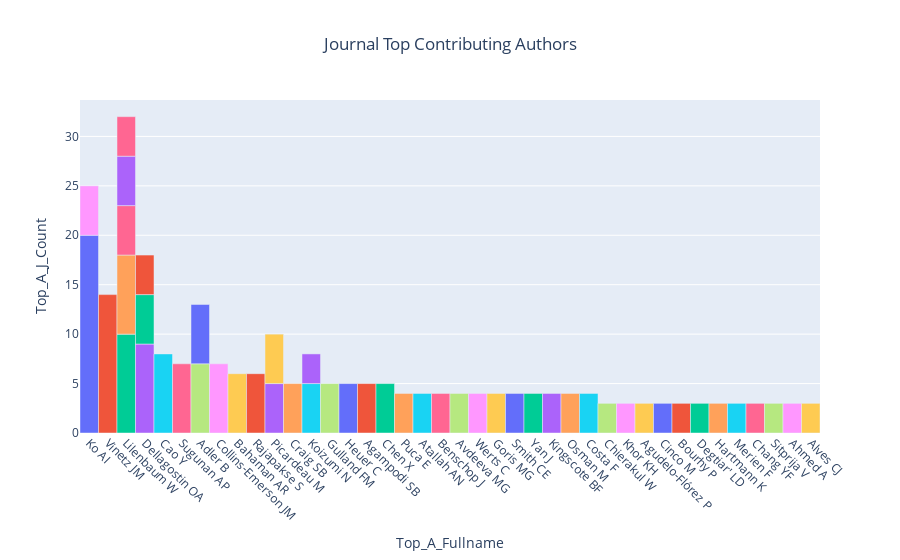

The cell this chart's notebook holds for it:
### Code cell
lep_author_data['A_Fullname'] = lep_author_data['AuthorLastname'] + ' ' + lep_author_data['AuthorInitials']

lep_id_jou = lep_article_data[['PMID', 'Journal']]
lep_id_auth = lep_author_data[['PMID', 'A_Fullname']]

lep_id_merge = pd.merge(lep_id_jou, lep_id_auth, on = 'PMID', how = 'outer')

lep_id_sum = lep_id_merge.groupby(['Journal', 'A_Fullname']).size().reset_index(name = 'A_Count')

lep_id_desc = lep_id_sum.sort_values(by = 'A_Count',
                                        ascending = False,
                                        ignore_index = True)

lep_auth_max = lep_id_sum.groupby('Journal')['A_Count'].idxmax()

lep_id_ath_max = lep_id_sum.loc[lep_auth_max]

lep_id_ath_max.columns = ['Journal', 'Top_A_Fullname', 'Top_A_J_Count']

lep_top_desc = lep_id_ath_max.sort_values(by = 'Top_A_J_Count',
                                            ascending = False,
                                            ignore_index = True)

lep_td_top50 = lep_top_desc.iloc[:50,:]

ipd.display(lep_td_top50)

lep_td_top50_bar = px.bar(lep_td_top50,
                    x = 'Top_A_Fullname',
                    y = 'Top_A_J_Count',
                    color = 'Journal',
                    title = 'Journal Top Contributing Authors')
lep_td_top50_bar.update_layout(showlegend = False,
                              title_x = 0.5)
lep_td_top50_bar.update_traces(width=1)
lep_td_top50_bar.update_xaxes(tickangle=45)
lep_td_top50_bar.show()

### Figure 1 — Plotly figure (JSON) as saved in the notebook; plotly's stock layout.template omitted (floating-point values rounded to 4 significant figures)
{"data": [{"alignmentgroup": "True", "hovertemplate": "Journal=PLoS neglected tropical diseases<br>Top_A_Fullname=%{x}<br>Top_A_J_Count=%{y}<extra></extra>", "legendgroup": "PLoS neglected tropical diseases", "marker": {"color": "#636efa", "pattern": {"shape": ""}}, "name": "PLoS neglected tropical diseases", "offsetgroup": "PLoS neglected tropical diseases", "orientation": "v", "showlegend": true, "textposition": "auto", "type": "bar", "width": 1, "x": ["Ko AI"], "xaxis": "x", "y": [20], "yaxis": "y"}, {"alignmentgroup": "True", "hovertemplate": "Journal=The American journal of tropical medicine and hygiene<br>Top_A_Fullname=%{x}<br>Top_A_J_Count=%{y}<extra></extra>", "legendgroup": "The American journal of tropical medicine and hygiene", "marker": {"color": "#EF553B", "pattern": {"shape": ""}}, "name": "The American journal of tropical medicine and hygiene", "offsetgroup": "The American journal of tropical medicine and hygiene", "orientation": "v", "showlegend": true, "textposition": "auto", "type": "bar", "width": 1, "x": ["Vinetz JM"], "xaxis": "x", "y": [14], "yaxis": "y"}, {"alignmentgroup": "True", "hovertemplate": "Journal=Tropical animal health and production<br>Top_A_Fullname=%{x}<br>Top_A_J_Count=%{y}<extra></extra>", "legendgroup": "Tropical animal health and production", "marker": {"color": "#00cc96", "pattern": {"shape": ""}}, "name": "Tropical animal health and production", "offsetgroup": "Tropical animal health and production", "orientation": "v", "showlegend": true, "textposition": "auto", "type": "bar", "width": 1, "x": ["Lilenbaum W"], "xaxis": "x", "y": [10], "yaxis": "y"}, {"alignmentgroup": "True", "hovertemplate": "Journal=Vaccine<br>Top_A_Fullname=%{x}<br>Top_A_J_Count=%{y}<extra></extra>", "legendgroup": "Vaccine", "marker": {"color": "#ab63fa", "pattern": {"shape": ""}}, "name": "Vaccine", "offsetgroup": "Vaccine", "orientation": "v", "showlegend": true, "textposition": "auto", "type": "bar", "width": 1, "x": ["Dellagostin OA"], "xaxis": "x", "y": [9], "yaxis": "y"}, {"alignmentgroup": "True", "hovertemplate": "Journal=Research in veterinary science<br>Top_A_Fullname=%{x}<br>Top_A_J_Count=%{y}<extra></extra>", "legendgroup": "Research in veterinary science", "marker": {"color": "#FFA15A", "pattern": {"shape": ""}}, "name": "Research in veterinary science", "offsetgroup": "Research in veterinary science", "orientation": "v", "showlegend": true, "textposition": "auto", "type": "bar", "width": 1, "x": ["Lilenbaum W"], "xaxis": "x", "y": [8], "yaxis": "y"}, {"alignmentgroup": "True", "hovertemplate": "Journal=Microbial pathogenesis<br>Top_A_Fullname=%{x}<br>Top_A_J_Count=%{y}<extra></extra>", "legendgroup": "Microbial pathogenesis", "marker": {"color": "#19d3f3", "pattern": {"shape": ""}}, "name": "Microbial pathogenesis", "offsetgroup": "Microbial pathogenesis", "orientation": "v", "showlegend": true, "textposition": "auto", "type": "bar", "width": 1, "x": ["Cao Y"], "xaxis": "x", "y": [8], "yaxis": "y"}, {"alignmentgroup": "True", "hovertemplate": "Journal=The Indian journal of medical research<br>Top_A_Fullname=%{x}<br>Top_A_J_Count=%{y}<extra></extra>", "legendgroup": "The Indian journal of medical research", "marker": {"color": "#FF6692", "pattern": {"shape": ""}}, "name": "The Indian journal of medical research", "offsetgroup": "The Indian journal of medical research", "orientation": "v", "showlegend": true, "textposition": "auto", "type": "bar", "width": 1, "x": ["Sugunan AP"], "xaxis": "x", "y": [7], "yaxis": "y"}, {"alignmentgroup": "True", "hovertemplate": "Journal=Infection and immunity<br>Top_A_Fullname=%{x}<br>Top_A_J_Count=%{y}<extra></extra>", "legendgroup": "Infection and immunity", "marker": {"color": "#B6E880", "pattern": {"shape": ""}}, "name": "Infection and immunity", "offsetgroup": "Infection and immunity", "orientation": "v", "showlegend": true, "textposition": "auto", "type": "bar", "width": 1, "x": ["Adler B"], "xaxis": "x", "y": [7], "yaxis": "y"}, {"alignmentgroup": "True", "hovertemplate": "Journal=New Zealand veterinary journal<br>Top_A_Fullname=%{x}<br>Top_A_J_Count=%{y}<extra></extra>", "legendgroup": "New Zealand veterinary journal", "marker": {"color": "#FF97FF", "pattern": {"shape": ""}}, "name": "New Zealand veterinary journal", "offsetgroup": "New Zealand veterinary journal", "orientation": "v", "showlegend": true, "textposition": "auto", "type": "bar", "width": 1, "x": ["Collins-Emerson JM"], "xaxis": "x", "y": [7], "yaxis": "y"}, {"alignmentgroup": "True", "hovertemplate": "Journal=Tropical biomedicine<br>Top_A_Fullname=%{x}<br>Top_A_J_Count=%{y}<extra></extra>", "legendgroup": "Tropical biomedicine", "marker": {"color": "#FECB52", "pattern": {"shape": ""}}, "name": "Tropical biomedicine", "offsetgroup": "Tropical biomedicine", "orientation": "v", "showlegend": true, "textposition": "auto", "type": "bar", "width": 1, "x": ["Bahaman AR"], "xaxis": "x", "y": [6], "yaxis": "y"}, {"alignmentgroup": "True", "hovertemplate": "Journal=Veterinary microbiology<br>Top_A_Fullname=%{x}<br>Top_A_J_Count=%{y}<extra></extra>", "legendgroup": "Veterinary microbiology", "marker": {"color": "#636efa", "pattern": {"shape": ""}}, "name": "Veterinary microbiology", "offsetgroup": "Veterinary microbiology", "orientation": "v", "showlegend": true, "textposition": "auto", "type": "bar", "width": 1, "x": ["Adler B"], "xaxis": "x", "y": [6], "yaxis": "y"}, {"alignmentgroup": "True", "hovertemplate": "Journal=Transactions of the Royal Society of Tropical Medicine and Hygiene<br>Top_A_Fullname=%{x}<br>Top_A_J_Count=%{y}<extra></extra>", "legendgroup": "Transactions of the Royal Society of Tropical Medicine and Hygiene", "marker": {"color": "#EF553B", "pattern": {"shape": ""}}, "name": "Transactions of the Royal Society of Tropical Medicine and Hygiene", "offsetgroup": "Transactions of the Royal Society of Tropical Medicine and Hygiene", "orientation": "v", "showlegend": true, "textposition": "auto", "type": "bar", "width": 1, "x": ["Rajapakse S"], "xaxis": "x", "y": [6], "yaxis": "y"}, {"alignmentgroup": "True", "hovertemplate": "Journal=Current microbiology<br>Top_A_Fullname=%{x}<br>Top_A_J_Count=%{y}<extra></extra>", "legendgroup": "Current microbiology", "marker": {"color": "#00cc96", "pattern": {"shape": ""}}, "name": "Current microbiology", "offsetgroup": "Current microbiology", "orientation": "v", "showlegend": true, "textposition": "auto", "type": "bar", "width": 1, "x": ["Dellagostin OA"], "xaxis": "x", "y": [5], "yaxis": "y"}, {"alignmentgroup": "True", "hovertemplate": "Journal=Journal of clinical microbiology<br>Top_A_Fullname=%{x}<br>Top_A_J_Count=%{y}<extra></extra>", "legendgroup": "Journal of clinical microbiology", "marker": {"color": "#ab63fa", "pattern": {"shape": ""}}, "name": "Journal of clinical microbiology", "offsetgroup": "Journal of clinical microbiology", "orientation": "v", "showlegend": true, "textposition": "auto", "type": "bar", "width": 1, "x": ["Picardeau M"], "xaxis": "x", "y": [5], "yaxis": "y"}, {"alignmentgroup": "True", "hovertemplate": "Journal=Annals of tropical medicine and parasitology<br>Top_A_Fullname=%{x}<br>Top_A_J_Count=%{y}<extra></extra>", "legendgroup": "Annals of tropical medicine and parasitology", "marker": {"color": "#FFA15A", "pattern": {"shape": ""}}, "name": "Annals of tropical medicine and parasitology", "offsetgroup": "Annals of tropical medicine and parasitology", "orientation": "v", "showlegend": true, "textposition": "auto", "type": "bar", "width": 1, "x": ["Craig SB"], "xaxis": "x", "y": [5], "yaxis": "y"}, {"alignmentgroup": "True", "hovertemplate": "Journal=Journal of medical microbiology<br>Top_A_Fullname=%{x}<br>Top_A_J_Count=%{y}<extra></extra>", "legendgroup": "Journal of medical microbiology", "marker": {"color": "#19d3f3", "pattern": {"shape": ""}}, "name": "Journal of medical microbiology", "offsetgroup": "Journal of medical microbiology", "orientation": "v", "showlegend": true, "textposition": "auto", "type": "bar", "width": 1, "x": ["Koizumi N"], "xaxis": "x", "y": [5], "yaxis": "y"}, {"alignmentgroup": "True", "hovertemplate": "Journal=Comparative immunology, microbiology and infectious diseases<br>Top_A_Fullname=%{x}<br>Top_A_J_Count=%{y}<extra></extra>", "legendgroup": "Comparative immunology, microbiology and infectious diseases", "marker": {"color": "#FF6692", "pattern": {"shape": ""}}, "name": "Comparative immunology, microbiology and infectious diseases", "offsetgroup": "Comparative immunology, microbiology and infectious diseases", "orientation": "v", "showlegend": true, "textposition": "auto", "type": "bar", "width": 1, "x": ["Lilenbaum W"], "xaxis": "x", "y": [5], "yaxis": "y"}, {"alignmentgroup": "True", "hovertemplate": "Journal=Journal of wildlife diseases<br>Top_A_Fullname=%{x}<br>Top_A_J_Count=%{y}<extra></extra>", "legendgroup": "Journal of wildlife diseases", "marker": {"color": "#B6E880", "pattern": {"shape": ""}}, "name": "Journal of wildlife diseases", "offsetgroup": "Journal of wildlife diseases", "orientation": "v", "showlegend": true, "textposition": "auto", "type": "bar", "width": 1, "x": ["Gulland FM"], "xaxis": "x", "y": [5], "yaxis": "y"}, {"alignmentgroup": "True", "hovertemplate": "Journal=Acta tropica<br>Top_A_Fullname=%{x}<br>Top_A_J_Count=%{y}<extra></extra>", "legendgroup": "Acta tropica", "marker": {"color": "#FF97FF", "pattern": {"shape": ""}}, "name": "Acta tropica", "offsetgroup": "Acta tropica", "orientation": "v", "showlegend": true, "textposition": "auto", "type": "bar", "width": 1, "x": ["Ko AI"], "xaxis": "x", "y": [5], "yaxis": "y"}, {"alignmentgroup": "True", "hovertemplate": "Journal=PLoS pathogens<br>Top_A_Fullname=%{x}<br>Top_A_J_Count=%{y}<extra></extra>", "legendgroup": "PLoS pathogens", "marker": {"color": "#FECB52", "pattern": {"shape": ""}}, "name": "PLoS pathogens", "offsetgroup": "PLoS pathogens", "orientation": "v", "showlegend": true, "textposition": "auto", "type": "bar", "width": 1, "x": ["Picardeau M"], "xaxis": "x", "y": [5], "yaxis": "y"}, {"alignmentgroup": "True", "hovertemplate": "Journal=Zoonoses and public health<br>Top_A_Fullname=%{x}<br>Top_A_J_Count=%{y}<extra></extra>", "legendgroup": "Zoonoses and public health", "marker": {"color": "#636efa", "pattern": {"shape": ""}}, "name": "Zoonoses and public health", "offsetgroup": "Zoonoses and public health", "orientation": "v", "showlegend": true, "textposition": "auto", "type": "bar", "width": 1, "x": ["Heuer C"], "xaxis": "x", "y": [5], "yaxis": "y"}, {"alignmentgroup": "True", "hovertemplate": "Journal=BMC infectious diseases<br>Top_A_Fullname=%{x}<br>Top_A_J_Count=%{y}<extra></extra>", "legendgroup": "BMC infectious diseases", "marker": {"color": "#EF553B", "pattern": {"shape": ""}}, "name": "BMC infectious diseases", "offsetgroup": "BMC infectious diseases", "orientation": "v", "showlegend": true, "textposition": "auto", "type": "bar", "width": 1, "x": ["Agampodi SB"], "xaxis": "x", "y": [5], "yaxis": "y"}, {"alignmentgroup": "True", "hovertemplate": "Journal=PloS one<br>Top_A_Fullname=%{x}<br>Top_A_J_Count=%{y}<extra></extra>", "legendgroup": "PloS one", "marker": {"color": "#00cc96", "pattern": {"shape": ""}}, "name": "PloS one", "offsetgroup": "PloS one", "orientation": "v", "showlegend": true, "textposition": "auto", "type": "bar", "width": 1, "x": ["Chen X"], "xaxis": "x", "y": [5], "yaxis": "y"}, {"alignmentgroup": "True", "hovertemplate": "Journal=Theriogenology<br>Top_A_Fullname=%{x}<br>Top_A_J_Count=%{y}<extra></extra>", "legendgroup": "Theriogenology", "marker": {"color": "#ab63fa", "pattern": {"shape": ""}}, "name": "Theriogenology", "offsetgroup": "Theriogenology", "orientation": "v", "showlegend": true, "textposition": "auto", "type": "bar", "width": 1, "x": ["Lilenbaum W"], "xaxis": "x", "y": [5], "yaxis": "y"}, {"alignmentgroup": "True", "hovertemplate": "Journal=Journal of infection in developing countries<br>Top_A_Fullname=%{x}<br>Top_A_J_Count=%{y}<extra></extra>", "legendgroup": "Journal of infection in developing countries", "marker": {"color": "#FFA15A", "pattern": {"shape": ""}}, "name": "Journal of infection in developing countries", "offsetgroup": "Journal of infection in developing countries", "orientation": "v", "showlegend": true, "textposition": "auto", "type": "bar", "width": 1, "x": ["Puca E"], "xaxis": "x", "y": [4], "yaxis": "y"}, {"alignmentgroup": "True", "hovertemplate": "Journal=The Cochrane database of systematic reviews<br>Top_A_Fullname=%{x}<br>Top_A_J_Count=%{y}<extra></extra>", "legendgroup": "The Cochrane database of systematic reviews", "marker": {"color": "#19d3f3", "pattern": {"shape": ""}}, "name": "The Cochrane database of systematic reviews", "offsetgroup": "The Cochrane database of systematic reviews", "orientation": "v", "showlegend": true, "textposition": "auto", "type": "bar", "width": 1, "x": ["Atallah AN"], "xaxis": "x", "y": [4], "yaxis": "y"}, {"alignmentgroup": "True", "hovertemplate": "Journal=The New Zealand medical journal<br>Top_A_Fullname=%{x}<br>Top_A_J_Count=%{y}<extra></extra>", "legendgroup": "The New Zealand medical journal", "marker": {"color": "#FF6692", "pattern": {"shape": ""}}, "name": "The New Zealand medical journal", "offsetgroup": "The New Zealand medical journal", "orientation": "v", "showlegend": true, "textposition": "auto", "type": "bar", "width": 1, "x": ["Benschop J"], "xaxis": "x", "y": [4], "yaxis": "y"}, {"alignmentgroup": "True", "hovertemplate": "Journal=Klinicheskaia laboratornaia diagnostika<br>Top_A_Fullname=%{x}<br>Top_A_J_Count=%{y}<extra></extra>", "legendgroup": "Klinicheskaia laboratornaia diagnostika", "marker": {"color": "#B6E880", "pattern": {"shape": ""}}, "name": "Klinicheskaia laboratornaia diagnostika", "offsetgroup": "Klinicheskaia laboratornaia diagnostika", "orientation": "v", "showlegend": true, "textposition": "auto", "type": "bar", "width": 1, "x": ["Avdeeva MG"], "xaxis": "x", "y": [4], "yaxis": "y"}, {"alignmentgroup": "True", "hovertemplate": "Journal=Journal of immunology (Baltimore, Md. : 1950)<br>Top_A_Fullname=%{x}<br>Top_A_J_Count=%{y}<extra></extra>", "legendgroup": "Journal of immunology (Baltimore, Md. : 1950)", "marker": {"color": "#FF97FF", "pattern": {"shape": ""}}, "name": "Journal of immunology (Baltimore, Md. : 1950)", "offsetgroup": "Journal of immunology (Baltimore, Md. : 1950)", "orientation": "v", "showlegend": true, "textposition": "auto", "type": "bar", "width": 1, "x": ["Werts C"], "xaxis": "x", "y": [4], "yaxis": "y"}, {"alignmentgroup": "True", "hovertemplate": "Journal=Tropical medicine & international health : TM & IH<br>Top_A_Fullname=%{x}<br>Top_A_J_Count=%{y}<extra></extra>", "legendgroup": "Tropical medicine & international health : TM & IH", "marker": {"color": "#FECB52", "pattern": {"shape": ""}}, "name": "Tropical medicine & international health : TM & IH", "offsetgroup": "Tropical medicine & international health : TM & IH", "orientation": "v", "showlegend": true, "textposition": "auto", "type": "bar", "width": 1, "x": ["Goris MG"], "xaxis": "x", "y": [4], "yaxis": "y"}, {"alignmentgroup": "True", "hovertemplate": "Journal=Bulletin of the World Health Organization<br>Top_A_Fullname=%{x}<br>Top_A_J_Count=%{y}<extra></extra>", "legendgroup": "Bulletin of the World Health Organization", "marker": {"color": "#636efa", "pattern": {"shape": ""}}, "name": "Bulletin of the World Health Organization", "offsetgroup": "Bulletin of the World Health Organization", "orientation": "v", "showlegend": true, "textposition": "auto", "type": "bar", "width": 1, "x": ["Smith CE"], "xaxis": "x", "y": [4], "yaxis": "y"}, {"alignmentgroup": "True", "hovertemplate": "Journal=Clinical and vaccine immunology : CVI<br>Top_A_Fullname=%{x}<br>Top_A_J_Count=%{y}<extra></extra>", "legendgroup": "Clinical and vaccine immunology : CVI", "marker": {"color": "#EF553B", "pattern": {"shape": ""}}, "name": "Clinical and vaccine immunology : CVI", "offsetgroup": "Clinical and vaccine immunology : CVI", "orientation": "v", "showlegend": true, "textposition": "auto", "type": "bar", "width": 1, "x": ["Dellagostin OA"], "xaxis": "x", "y": [4], "yaxis": "y"}, {"alignmentgroup": "True", "hovertemplate": "Journal=BMC microbiology<br>Top_A_Fullname=%{x}<br>Top_A_J_Count=%{y}<extra></extra>", "legendgroup": "BMC microbiology", "marker": {"color": "#00cc96", "pattern": {"shape": ""}}, "name": "BMC microbiology", "offsetgroup": "BMC microbiology", "orientation": "v", "showlegend": true, "textposition": "auto", "type": "bar", "width": 1, "x": ["Yan J"], "xaxis": "x", "y": [4], "yaxis": "y"}, {"alignmentgroup": "True", "hovertemplate": "Journal=The Canadian veterinary journal = La revue veterinaire canadienne<br>Top_A_Fullname=%{x}<br>Top_A_J_Count=%{y}<extra></extra>", "legendgroup": "The Canadian veterinary journal = La revue veterinaire canadienne", "marker": {"color": "#ab63fa", "pattern": {"shape": ""}}, "name": "The Canadian veterinary journal = La revue veterinaire canadienne", "offsetgroup": "The Canadian veterinary journal = La revue veterinaire canadienne", "orientation": "v", "showlegend": true, "textposition": "auto", "type": "bar", "width": 1, "x": ["Kingscote BF"], "xaxis": "x", "y": [4], "yaxis": "y"}, {"alignmentgroup": "True", "hovertemplate": "Journal=International journal of environmental research and public health<br>Top_A_Fullname=%{x}<br>Top_A_J_Count=%{y}<extra></extra>", "legendgroup": "International journal of environmental research and public health", "marker": {"color": "#FFA15A", "pattern": {"shape": ""}}, "name": "International journal of environmental research and public health", "offsetgroup": "International journal of environmental research and public health", "orientation": "v", "showlegend": true, "textposition": "auto", "type": "bar", "width": 1, "x": ["Osman M"], "xaxis": "x", "y": [4], "yaxis": "y"}, {"alignmentgroup": "True", "hovertemplate": "Journal=Revista panamericana de salud publica = Pan American journal of public health<br>Top_A_Fullname=%{x}<br>Top_A_J_Count=%{y}<extra></extra>", "legendgroup": "Revista panamericana de salud publica = Pan American journal of public health", "marker": {"color": "#19d3f3", "pattern": {"shape": ""}}, "name": "Revista panamericana de salud publica = Pan American journal of public health", "offsetgroup": "Revista panamericana de salud publica = Pan American journal of public health", "orientation": "v", "showlegend": true, "textposition": "auto", "type": "bar", "width": 1, "x": ["Costa F"], "xaxis": "x", "y": [4], "yaxis": "y"}, {"alignmentgroup": "True", "hovertemplate": "Journal=Epidemiology and infection<br>Top_A_Fullname=%{x}<br>Top_A_J_Count=%{y}<extra></extra>", "legendgroup": "Epidemiology and infection", "marker": {"color": "#FF6692", "pattern": {"shape": ""}}, "name": "Epidemiology and infection", "offsetgroup": "Epidemiology and infection", "orientation": "v", "showlegend": true, "textposition": "auto", "type": "bar", "width": 1, "x": ["Lilenbaum W"], "xaxis": "x", "y": [4], "yaxis": "y"}, {"alignmentgroup": "True", "hovertemplate": "Journal=Clinical infectious diseases : an official publication of the Infectious Diseases Society of America<br>Top_A_Fullname=%{x}<br>Top_A_J_Count=%{y}<extra></extra>", "legendgroup": "Clinical infectious diseases : an official publication of the Infectious Diseases Society of America", "marker": {"color": "#B6E880", "pattern": {"shape": ""}}, "name": "Clinical infectious diseases : an official publication of the Infectious Diseases Society of America", "offsetgroup": "Clinical infectious diseases : an official publication of the Infectious Diseases Society of America", "orientation": "v", "showlegend": true, "textposition": "auto", "type": "bar", "width": 1, "x": ["Chierakul W"], "xaxis": "x", "y": [3], "yaxis": "y"}, {"alignmentgroup": "True", "hovertemplate": "Journal=Topics in companion animal medicine<br>Top_A_Fullname=%{x}<br>Top_A_J_Count=%{y}<extra></extra>", "legendgroup": "Topics in companion animal medicine", "marker": {"color": "#FF97FF", "pattern": {"shape": ""}}, "name": "Topics in companion animal medicine", "offsetgroup": "Topics in companion animal medicine", "orientation": "v", "showlegend": true, "textposition": "auto", "type": "bar", "width": 1, "x": ["Khor KH"], "xaxis": "x", "y": [3], "yaxis": "y"}, {"alignmentgroup": "True", "hovertemplate": "Journal=Biomedica : revista del Instituto Nacional de Salud<br>Top_A_Fullname=%{x}<br>Top_A_J_Count=%{y}<extra></extra>", "legendgroup": "Biomedica : revista del Instituto Nacional de Salud", "marker": {"color": "#FECB52", "pattern": {"shape": ""}}, "name": "Biomedica : revista del Instituto Nacional de Salud", "offsetgroup": "Biomedica : revista del Instituto Nacional de Salud", "orientation": "v", "showlegend": true, "textposition": "auto", "type": "bar", "width": 1, "x": ["Agudelo-Flórez P"], "xaxis": "x", "y": [3], "yaxis": "y"}, {"alignmentgroup": "True", "hovertemplate": "Journal=The new microbiologica<br>Top_A_Fullname=%{x}<br>Top_A_J_Count=%{y}<extra></extra>", "legendgroup": "The new microbiologica", "marker": {"color": "#636efa", "pattern": {"shape": ""}}, "name": "The new microbiologica", "offsetgroup": "The new microbiologica", "orientation": "v", "showlegend": true, "textposition": "auto", "type": "bar", "width": 1, "x": ["Cinco M"], "xaxis": "x", "y": [3], "yaxis": "y"}, {"alignmentgroup": "True", "hovertemplate": "Journal=Euro surveillance : bulletin Europeen sur les maladies transmissibles = European communicable disease bulletin<br>Top_A_Fullname=%{x}<br>Top_A_J_Count=%{y}<extra></extra>", "legendgroup": "Euro surveillance : bulletin Europeen sur les maladies transmissibles = European communicable disease bulletin", "marker": {"color": "#EF553B", "pattern": {"shape": ""}}, "name": "Euro surveillance : bulletin Europeen sur les maladies transmissibles = European communicable disease bulletin", "offsetgroup": "Euro surveillance : bulletin Europeen sur les maladies transmissibles = European communicable disease bulletin", "orientation": "v", "showlegend": true, "textposition": "auto", "type": "bar", "width": 1, "x": ["Bourhy P"], "xaxis": "x", "y": [3], "yaxis": "y"}, {"alignmentgroup": "True", "hovertemplate": "Journal=Terapevticheskii arkhiv<br>Top_A_Fullname=%{x}<br>Top_A_J_Count=%{y}<extra></extra>", "legendgroup": "Terapevticheskii arkhiv", "marker": {"color": "#00cc96", "pattern": {"shape": ""}}, "name": "Terapevticheskii arkhiv", "offsetgroup": "Terapevticheskii arkhiv", "orientation": "v", "showlegend": true, "textposition": "auto", "type": "bar", "width": 1, "x": ["Degtiar' LD"], "xaxis": "x", "y": [3], "yaxis": "y"}, {"alignmentgroup": "True", "hovertemplate": "Journal=Infection, genetics and evolution : journal of molecular epidemiology and evolutionary genetics in infectious diseases<br>Top_A_Fullname=%{x}<br>Top_A_J_Count=%{y}<extra></extra>", "legendgroup": "Infection, genetics and evolution : journal of molecular epidemiology and evolutionary genetics in infectious diseases", "marker": {"color": "#ab63fa", "pattern": {"shape": ""}}, "name": "Infection, genetics and evolution : journal of molecular epidemiology and evolutionary genetics in infectious diseases", "offsetgroup": "Infection, genetics and evolution : journal of molecular epidemiology and evolutionary genetics in infectious diseases", "orientation": "v", "showlegend": true, "textposition": "auto", "type": "bar", "width": 1, "x": ["Koizumi N"], "xaxis": "x", "y": [3], "yaxis": "y"}, {"alignmentgroup": "True", "hovertemplate": "Journal=Tierarztliche Praxis. Ausgabe K, Kleintiere/Heimtiere<br>Top_A_Fullname=%{x}<br>Top_A_J_Count=%{y}<extra></extra>", "legendgroup": "Tierarztliche Praxis. Ausgabe K, Kleintiere/Heimtiere", "marker": {"color": "#FFA15A", "pattern": {"shape": ""}}, "name": "Tierarztliche Praxis. Ausgabe K, Kleintiere/Heimtiere", "offsetgroup": "Tierarztliche Praxis. Ausgabe K, Kleintiere/Heimtiere", "orientation": "v", "showlegend": true, "textposition": "auto", "type": "bar", "width": 1, "x": ["Hartmann K"], "xaxis": "x", "y": [3], "yaxis": "y"}, {"alignmentgroup": "True", "hovertemplate": "Journal=FEMS microbiology letters<br>Top_A_Fullname=%{x}<br>Top_A_J_Count=%{y}<extra></extra>", "legendgroup": "FEMS microbiology letters", "marker": {"color": "#19d3f3", "pattern": {"shape": ""}}, "name": "FEMS microbiology letters", "offsetgroup": "FEMS microbiology letters", "orientation": "v", "showlegend": true, "textposition": "auto", "type": "bar", "width": 1, "x": ["Merien F"], "xaxis": "x", "y": [3], "yaxis": "y"}, {"alignmentgroup": "True", "hovertemplate": "Journal=Equine veterinary journal<br>Top_A_Fullname=%{x}<br>Top_A_J_Count=%{y}<extra></extra>", "legendgroup": "Equine veterinary journal", "marker": {"color": "#FF6692", "pattern": {"shape": ""}}, "name": "Equine veterinary journal", "offsetgroup": "Equine veterinary journal", "orientation": "v", "showlegend": true, "textposition": "auto", "type": "bar", "width": 1, "x": ["Chang YF"], "xaxis": "x", "y": [3], "yaxis": "y"}, {"alignmentgroup": "True", "hovertemplate": "Journal=Renal failure<br>Top_A_Fullname=%{x}<br>Top_A_J_Count=%{y}<extra></extra>", "legendgroup": "Renal failure", "marker": {"color": "#B6E880", "pattern": {"shape": ""}}, "name": "Renal failure", "offsetgroup": "Renal failure", "orientation": "v", "showlegend": true, "textposition": "auto", "type": "bar", "width": 1, "x": ["Sitprija V"], "xaxis": "x", "y": [3], "yaxis": "y"}, {"alignmentgroup": "True", "hovertemplate": "Journal=Transboundary and emerging diseases<br>Top_A_Fullname=%{x}<br>Top_A_J_Count=%{y}<extra></extra>", "legendgroup": "Transboundary and emerging diseases", "marker": {"color": "#FF97FF", "pattern": {"shape": ""}}, "name": "Transboundary and emerging diseases", "offsetgroup": "Transboundary and emerging diseases", "orientation": "v", "showlegend": true, "textposition": "auto", "type": "bar", "width": 1, "x": ["Ahmed A"], "xaxis": "x", "y": [3], "yaxis": "y"}, {"alignmentgroup": "True", "hovertemplate": "Journal=Preventive veterinary medicine<br>Top_A_Fullname=%{x}<br>Top_A_J_Count=%{y}<extra></extra>", "legendgroup": "Preventive veterinary medicine", "marker": {"color": "#FECB52", "pattern": {"shape": ""}}, "name": "Preventive veterinary medicine", "offsetgroup": "Preventive veterinary medicine", "orientation": "v", "showlegend": true, "textposition": "auto", "type": "bar", "width": 1, "x": ["Alves CJ"], "xaxis": "x", "y": [3], "yaxis": "y"}], "layout": {"barmode": "relative", "legend": {"title": {"text": "Journal"}, "tracegroupgap": 0}, "showlegend": false, "title": {"text": "Journal Top Contributing Authors", "x": 0.5}, "xaxis": {"anchor": "y", "domain": [0, 1], "tickangle": 45, "title": {"text": "Top_A_Fullname"}}, "yaxis": {"anchor": "x", "domain": [0, 1], "title": {"text": "Top_A_J_Count"}}}}
